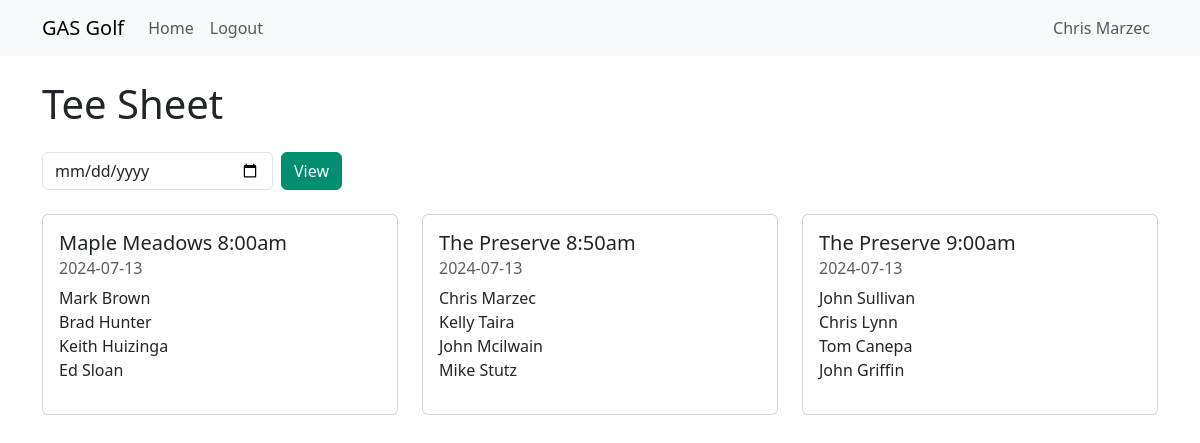
Screenshot of /GRPR/tee_sheet/?gDate=2024-07-13 (signed in) with the database file from the repository.
### GRPR/models.py (models this page shows)
class Courses(models.Model):
    crewID = models.IntegerField()
    courseName = models.CharField(max_length=256)
    courseTimeSlot = models.CharField(max_length=256)
    class Meta:
        db_table = "Courses"

class Players(models.Model):
    user = models.OneToOneField(User, on_delete=models.CASCADE, null=True, blank=True) # Links to the built-in Django User model, a foreign key
    CrewID = models.IntegerField()
    FirstName = models.CharField(max_length=30)
    LastName = models.CharField(max_length=30)
    Email = models.CharField(max_length=256)
    Mobile = models.CharField(max_length=256)
    SplitPartner = models.IntegerField(null=True)
    class Meta:
        db_table = "Players"

### GRPR/views.py (the view)
# urls.py: path('tee_sheet/', views.teesheet_view, name='teesheet_view'),
@login_required
def teesheet_view(request):
    if request.method == "GET" and "gDate" in request.GET:
        gDate = request.GET["gDate"]
        if not gDate:
            return HttpResponseBadRequest("Date is required.")
        queryset = TeeTimesInd.objects.filter(gDate=gDate).select_related('PID', 'CourseID')
        cards = {}
        for teetime in queryset:
            courseName = teetime.CourseID.courseName
            courseTimeSlot = teetime.CourseID.courseTimeSlot
            key = (courseName, courseTimeSlot)
            if key not in cards:
                cards[key] = {
                    "courseName": courseName,
                    "courseTimeSlot": courseTimeSlot,
                    "gDate": gDate,
                    "players": []
                }
            player = teetime.PID
            cards[key]["players"].append({
                "firstName": player.FirstName,
                "lastName": player.LastName
            })
        context = {
            "cards": cards,
            "gDate": gDate,  # Add the chosen date to the context
            "first_name": request.user.first_name,  # Add the first name of the logged-in user
            "last_name": request.user.last_name, # Add the last name of the logged-in user
        }
        return render(request, "GRPR/teesheet.html", context)
    else:
        return HttpResponseBadRequest("Invalid request.")

### GRPR/templates/GRPR/teesheet.html (shortened to what this page needs)
{% extends 'base.html' %}
{% block content %}
<h1 class="mb-4">Tee Sheet</h1>
<form method="get" action="{% url 'teesheet_view' %}" class="mb-4">
    <div class="d-flex" style="max-width: 300px;">
        <input type="date" name="gDate" class="form-control" required>
        <button type="submit" class="btn btn-primary ms-2">View</button>
    </div>
</form>
<div class="row justify-content-center">
    {% for card in cards.values %}
        <div class="col-md-4 col-sm-6 mb-4">
            <div class="card">
                <div class="card-body">
                    <h5 class="card-title">{{ card.courseName }} {{ card.courseTimeSlot }}am</h5>
                    <h6 class="card-subtitle mb-2 text-muted">{{ card.gDate }}</h6>
                    <ul class="list-unstyled">
                        {% for player in card.players %}
                            <li>{{ player.firstName }} {{ player.lastName }}</li>
                        {% endfor %}
                    </ul>
                </div>
            </div>
        </div>
    {% endfor %}
</div>
{% endblock %}

### GRPR/templates/base.html (shortened to what this page needs)
<!DOCTYPE html>
<html lang="en">
{% load static %}
<head>
    <link rel="stylesheet" href="https://cdn.jsdelivr.net/npm/bootstrap@5.3.0/dist/css/bootstrap.min.css">
    <link rel="stylesheet" href="{% static 'css/styles.css' %}">
</head>
<body>
    <nav class="navbar navbar-expand-lg navbar-light bg-light">
        <div class="container">
            <a class="navbar-brand">GAS Golf</a>
            <div class="collapse navbar-collapse" id="navbarSupportedContent">
                <ul class="navbar-nav mr-auto">
                    <li class="nav-item active">
                        <a href="{% url 'home_page' %}" class="nav-link" role="button">Home</a>
                    </li>
                    <li class="nav-item">
                        <a href="{% url 'logout' %}" class="nav-link" role="button">Logout</a>
                    </li>
                </ul>
                <ul class="navbar-nav ms-auto">
                    <li class="nav-item">
                        <a href="{% url 'profile_view' %}" class="nav-link" role="button">{{ first_name }} {{ last_name }}</a>
                    </li>
                </ul>
            </div>
        </div>
    </nav>
    <div class="container my-4">
        {% block content %}{% endblock %}
    </div>
</body>
</html>

### GRPR/static/css/styles.css (style rules this page uses)
.btn { background-color: #008e70 !important; border-color: #008e70 !important; color: white !important; padding: 0.375rem 0.75rem; font-size: 1rem; border-width: 1px; }

### rows the page displays
Courses: courseName "Maple Meadows", courseTimeSlot "8:00"
Players: firstName "Mark", lastName "Brown"
Players: firstName "Brad", lastName "Hunter"
Players: firstName "Keith", lastName "Huizinga"
Players: firstName "Ed", lastName "Sloan"
Courses: courseName "The Preserve", courseTimeSlot "8:50"
Players: firstName "Chris", lastName "Marzec"
Players: firstName "Kelly", lastName "Taira"
Players: firstName "John", lastName "Mcilwain"
Players: firstName "Mike", lastName "Stutz"
Courses: courseName "The Preserve", courseTimeSlot "9:00"
Players: firstName "John", lastName "Sullivan"
Players: firstName "Chris", lastName "Lynn"
Players: firstName "Tom", lastName "Canepa"
Players: firstName "John", lastName "Griffin"

### other values shown
{{ first_name }} "Chris"
{{ last_name }} "Marzec"
{{ card.gDate }} "2024-07-13" "2024-07-13" "2024-07-13"
